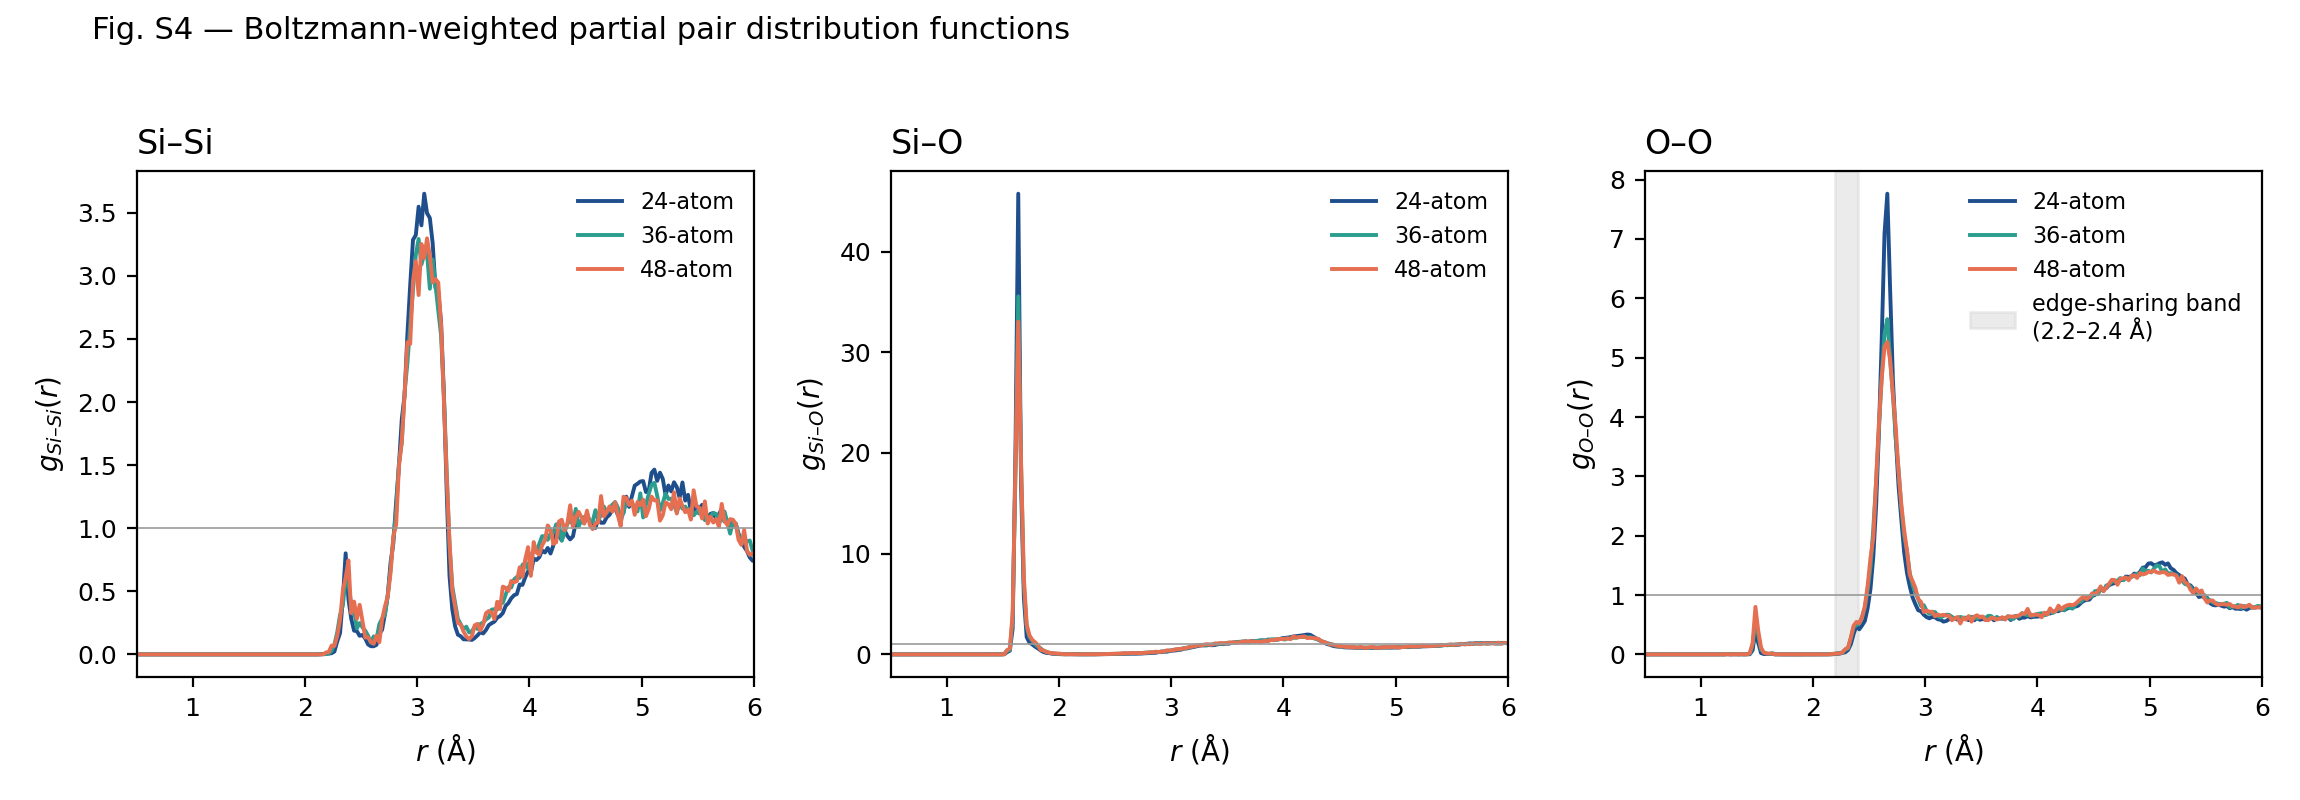

Write Python code to recreate this figure.
"""
Fig. S4 — Boltzmann-weighted partial pair distribution functions
g_Si-Si(r), g_Si-O(r), g_O-O(r) for the three system sizes.
Highlights the absence of an edge-sharing O–O peak in the 2.2–2.4 Å range,
despite finite-weight 2MR microstates in the ensemble.
"""

from __future__ import annotations

import sys
from pathlib import Path

import matplotlib.pyplot as plt
import numpy as np

ROOT = Path(__file__).resolve().parents[2]
sys.path.insert(0, str(ROOT))

from paper_completion._load import (   # noqa: E402
    SizeEnsemble, SIZE_COLORS, SIZE_LABELS,
)

SIZES = (24, 36, 48)
PAIRS = [("Si_Si", "Si–Si"), ("Si_O", "Si–O"), ("O_O", "O–O")]
EDGE_O_O_BAND = (2.2, 2.4)
OUT = Path(__file__).parent


def main():
    plt.rcParams.update({
        "font.family": "DejaVu Sans",
        "axes.labelsize": 10, "xtick.labelsize": 9, "ytick.labelsize": 9,
        "legend.fontsize": 8,
    })

    fig, axes = plt.subplots(1, 3, figsize=(11.5, 4.0), sharex=True)

    for ax, (pair, label) in zip(axes, PAIRS):
        for sz in SIZES:
            e = SizeEnsemble(sz)
            r, g = e.avg_partial_g(pair)
            if r is None:
                continue
            ax.plot(r, g, color=SIZE_COLORS[sz], lw=1.4, label=f"{SIZE_LABELS[sz]}")
        if pair == "O_O":
            ax.axvspan(*EDGE_O_O_BAND, color="0.85", alpha=0.5,
                       label="edge-sharing band\n(2.2–2.4 Å)")
        ax.axhline(1.0, color="0.6", lw=0.6)
        ax.set_xlim(0.5, 6.0)
        ax.set_xlabel(r"$r$ (Å)")
        ax.set_ylabel(rf"$g_{{{label}}}(r)$")
        ax.set_title(label, loc="left")
        ax.legend(frameon=False, loc="upper right")

    fig.suptitle("Fig. S4 — Boltzmann-weighted partial pair distribution functions",
                 x=0.04, ha="left", fontsize=11)
    fig.tight_layout(rect=[0, 0, 1, 0.95])
    pdf = OUT / "figS4_partial_gr.pdf"
    png = OUT / "figS4_partial_gr.png"
    fig.savefig(pdf); fig.savefig(png, dpi=200)
    print(f"Wrote {pdf.name} and {png.name}")


if __name__ == "__main__":
    main()
